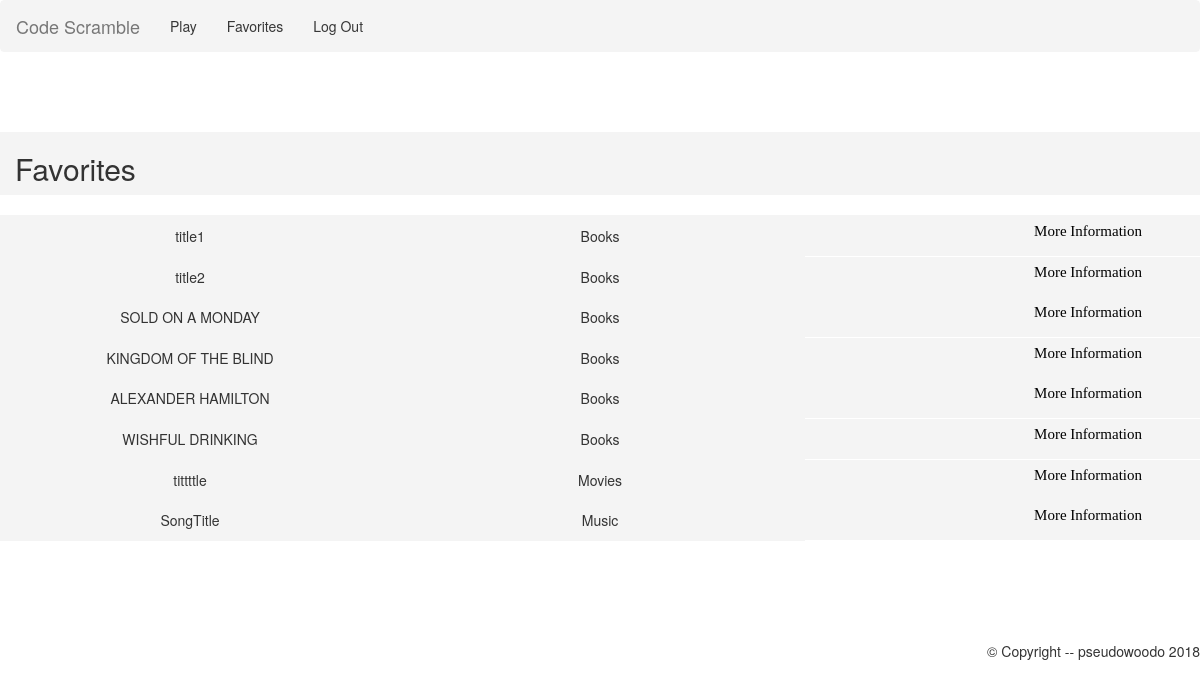
/faves (signed in), run on an earlier commit of the app's database.
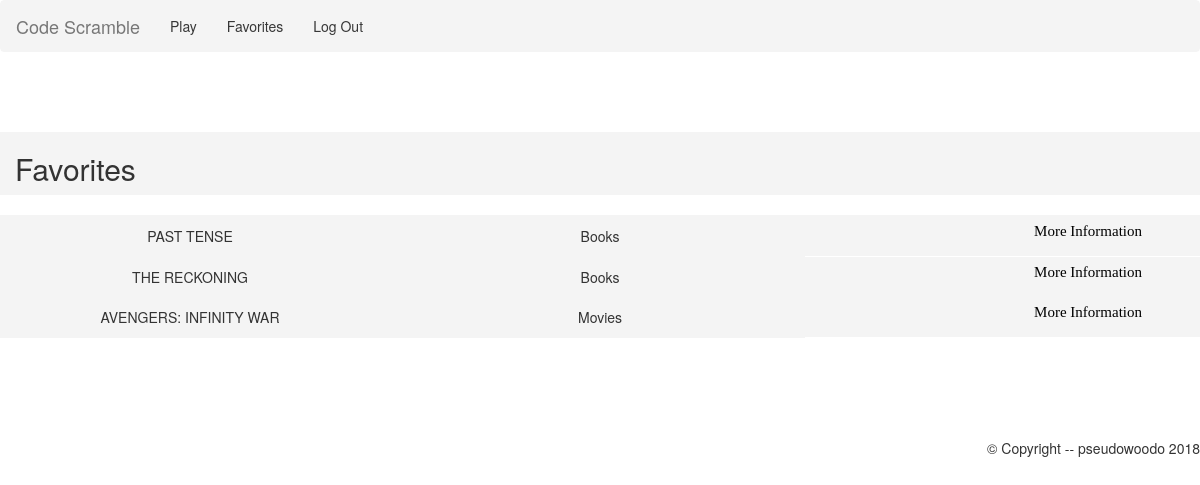
And on a later commit of the database.
### tables this page shows
CREATE TABLE book_faves (user TEXT, type TEXT, title TEXT, author TEXT, description TEXT, date TEXT, amazon TEXT);

CREATE TABLE movie_faves (user TEXT, type TEXT, title TEXT, poster TEXT, description TEXT, date TEXT);

CREATE TABLE music_faves (user TEXT, type TEXT, title TEXT, artist TEXT, album TEXT, date TEXT, lyrics TEXT);

### app.py (the view)
@app.route("/faves")
def faves():
    if not session.get('username'):
        return redirect(url_for("home"))
    username=session.get('username')
    user_faves = []
    temp=db.getFaves("book",username)
    user_faves.extend(temp)
    temp=db.getFaves("movie",username)
    user_faves.extend(temp)
    temp=db.getFaves("game",username)
    user_faves.extend(temp)
    temp=db.getFaves("music",username)
    user_faves.extend(temp)
    return render_template('user.html', user_name=username, favorites=user_faves)

### util/db.py (called while the page is built)
def getFaves(type,username):
    DB_FILE = "data/database.db"
    db = sqlite3.connect(DB_FILE)
    u = db.cursor()
    u.execute("CREATE TABLE IF NOT EXISTS "+type+"_faves (user TEXT, isbn TEXT);")
    u.execute("SELECT * from "+type+"_faves WHERE "+type+"_faves.user == (?);", (username,))
    x = u.fetchall()
    db.close()
    return x

### templates/user.html (shortened to what this page needs)
{% extends "base.html" %}
{% block content %}
<br><br>
<head>
</head>
<div class="container-fluid">
  <div class="row">
    <div class="col-sm-12" style="background-color:#F4F4F4;">
      <h2>Favorites </h2>
    </div>
  </div>
</div>
<br>
  {% for info in favorites %}
  <div class="row">
    <div class="col-sm-4" style="background-color:#F4F4F4;">
      <div class="line"><center>{{info[2]}}</center></div>
    </div>
    <div class="col-sm-4" style="background-color:#F4F4F4;">
      <div class="line"> <center>{{info[1]}}</center></div>
    </div>
       <form action = "/result">
     <div class="col-sm-4" style="background-color:#F4F4F4;">
       <center>
	 <button type="submit" class="button" name="submit" value="More Information" > <center>More Information</center></button>
       </center>
     </div>
       </form>
  </div>
   {% endfor %}
<br>
<br><br>
<br>
{% endblock %}

### templates/base.html (shortened to what this page needs)
<!DOCTYPE html>
<html>
  <head>
    <link rel="stylesheet" href="https://maxcdn.bootstrapcdn.com/bootstrap/3.3.7/css/bootstrap.min.css">
  </head>
  <body>
    <nav class="navbar navbar-default">
      <div class="container-fluid">
	<div class="navbar-header">
	  <a class="navbar-brand" href="/">Code Scramble</a>
	</div>
	<ul class="nav navbar-nav">
	  <li><a href="/">Play</a></li>
	  <li><a href="/faves">Favorites</a></li>
	  <li><a href="/logout">Log Out</a></li>
	</ul>
      </div>
    </nav>
    <br>
    {% block content %}{% endblock %}
    <br>
    <div id="footer">
      <p class="copyright">&copy; Copyright -- pseudowoodo 2018</p>
    </div>
  </body>
</html>

### templates/base.html (style rules this page uses)
.button { font-family: "Times New Roman", Times, serif; float: left; background-color:#F4F4F4 !important; border: none; color: black; padding: 14px 16px; text-align: center; text-decoration: none; diaplay: inline-block; font-size: 15px; margin: 0px 0px; cursor: pointer; }
.navbar-default { background-color: #F4F4F4 !important; border-color: #F4F4F4 !important; }
.copyright { float: right; }

### templates/user.html (style rules this page uses)
.line { line-height:2.9; }
.button { background-color: #F4F4F4; border:none; color:black; position: absolute; line-height:0px; right: 10%; padding: 15px 32px; text-align:center; text-decoration:none; diplay:inline-block; margin:0px 0px; curspor:pointer; }

What changed in the data, as far as the page shows it:
removed book_faves: title "title1", type "Books"
removed book_faves: title "title2", type "Books"
removed book_faves: title "SOLD ON A MONDAY", type "Books"
removed book_faves: title "KINGDOM OF THE BLIND", type "Books"
removed book_faves: title "ALEXANDER HAMILTON", type "Books"
removed book_faves: title "WISHFUL DRINKING", type "Books"
removed music_faves: title "SongTitle", type "Music"
added book_faves: title "PAST TENSE", type "Books"
added book_faves: title "THE RECKONING", type "Books"
changed movie_faves "Movies": title "tittttle" → "AVENGERS: INFINITY WAR"
